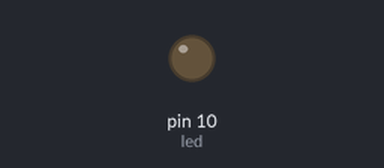
Simulated run of this sketch. Board: Arduino Uno, built with avr-gcc and run on an emulated ATmega328P. Parts: output pins drawn as LEDs (lit = HIGH).

Above: at 0.1 s.
At 6.2 s:
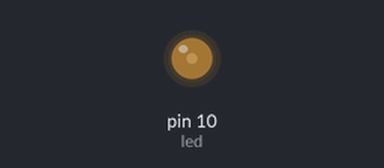
At 12.9 s:
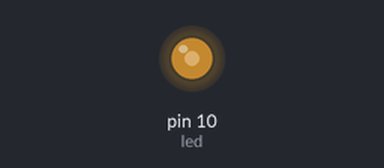
At 26.2 s:
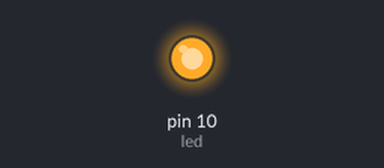
Timing chart, 0 to 40.0 s (numbered marks = the images above):
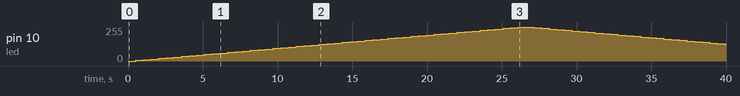

Measured:
- by itself, pin 10 (led): rises from 0/255 to 255/255 in 25.6 s, then falls to 125/255 in 13.8 s

The sketch:

6.ino
```cpp
int led = 10;
byte sensor = A2;
int nilai;

void setup(){
  pinMode(led,OUTPUT);
}

void loop(){
  nilai = analogRead(sensor);
  for(int i=0; i<=255; i+=5){
      analogWrite(led,i);
      delay(nilai);
    }
    for(int i=255; i>=0; i-=5){
      analogWrite(led,i);
      delay(nilai);
    }
}
```
